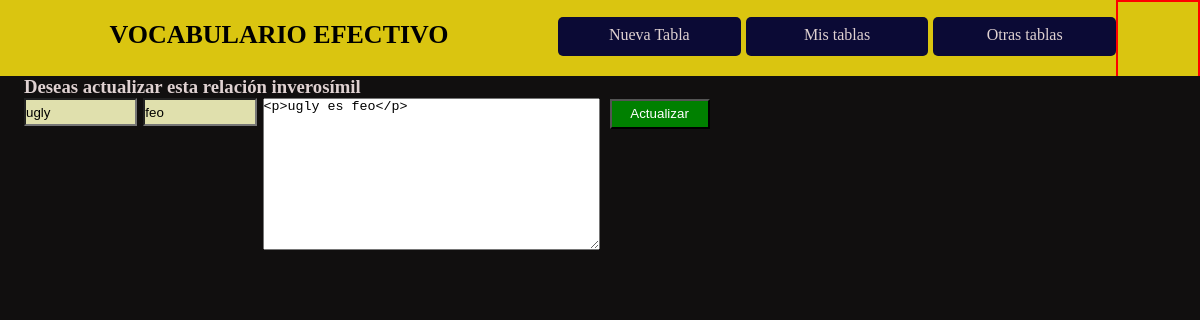
/actualizar-vocabulario/2/ (signed in), run on the app's committed database.
### tables/models.py (models this page shows)
class Word(models.Model) :
    table = models.ForeignKey(Table, null = True, blank=True, on_delete = models.CASCADE) # on_delete=models.CASCADE : it allows to remove for example when user will be removed, register for comment with user removed, also will be removed
    english_word = models.CharField(max_length = 1000)
    spanish_word = models.CharField(max_length = 1000)
    inverosimil_relation = RichTextField(max_length = 2000)

### tables/views.py (the view)
# urls.py: path('actualizar-vocabulario/<pk>/', login_required(views.UpdateVocabulary.as_view()), name = 'update_vocabulary'),
class UpdateVocabulary(UpdateView):
    template_name = 'table/update vocabulary.html'
    model = Word
    form_class = WordForm
    success_url = reverse_lazy('tables_app:table_collection')

### tables/forms.py
class WordForm(ModelForm):
    def __init__(self, *args, **kwargs):
        super(WordForm, self).__init__(*args, **kwargs)
        self.fields['inverosimil_relation'].required = False
    class Meta:
        model = Word
        fields = ['english_word', 'spanish_word', 'inverosimil_relation']
        labels = {
            'english_word' : '',
            'spanish_word' : '',
            'inverosimil_relation' : '',
        }

### tables/templates/table/update vocabulary.html
{% extends 'layouts/layout.html' %}
{% load static %}
{% block main_content %}
    <h3>Deseas actualizar esta relación inverosímil</h3>
    {% include 'includes/form update vocabulary.html' %}
{% endblock %}

### tables/templates/includes/form update vocabulary.html (shortened to what this page needs)
<form class="form-of-words" action="" method="POST">
    {{ form.as_p }}
    <div class="button">
        <input type="submit" value="Actualizar">
    </div>
</form>

### mainapp/static/css/styles.css (style rules this page uses)
* { margin: 0; padding: 0; }

### tables/static/css/styles-app-tables.css (style rules this page uses)
form.form-of-words { display: grid; grid-template-columns: 0.8fr 0.8fr 0fr 3fr 0fr 1fr; grid-gap: 10px; }
form.form-of-words p input[type="text"] { width: 100%; height: 24px; background-color: #e0e0ad; }
.button { width: 100px; height: 30px; line-height: 30px; }
.button input[type="submit"] { width: 100%; height: 100%; background-color: green; color: white; cursor: pointer; }

### data on the page
Word: english_word "ugly", spanish_word "feo", inverosimil_relation "<p>ugly es feo</p>"
